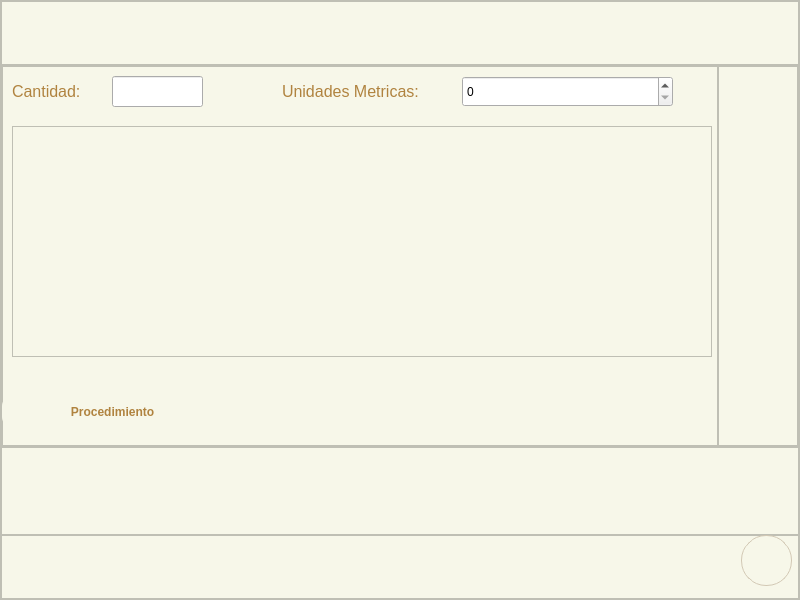
<?xml version="1.0" encoding="UTF-8"?>
<ui version="4.0">
 <class>MainWindow</class>
 <widget class="QMainWindow" name="MainWindow">
  <property name="geometry">
   <rect>
    <x>0</x>
    <y>0</y>
    <width>800</width>
    <height>600</height>
   </rect>
  </property>
  <property name="windowTitle">
   <string>MainWindow</string>
  </property>
  <widget class="QWidget" name="centralwidget">
   <layout class="QVBoxLayout" name="verticalLayout_2">
    <property name="spacing">
     <number>0</number>
    </property>
    <property name="leftMargin">
     <number>0</number>
    </property>
    <property name="topMargin">
     <number>0</number>
    </property>
    <property name="rightMargin">
     <number>0</number>
    </property>
    <property name="bottomMargin">
     <number>0</number>
    </property>
    <item>
     <widget class="QFrame" name="frame">
      <property name="styleSheet">
       <string notr="true">QFrame{
background-color: rgb(247, 247, 233) ;
color: rgb(176, 131, 63);
}
QPushButton{
background-color:#000000ff;
border-radius:25px;
}
QPushButton:hover{
background-color:rgb(230, 225, 210);
border-radius:25px;
}</string>
      </property>
      <property name="frameShape">
       <enum>QFrame::StyledPanel</enum>
      </property>
      <property name="frameShadow">
       <enum>QFrame::Raised</enum>
      </property>
      <layout class="QVBoxLayout" name="verticalLayout" stretch="1,6,1,1">
       <property name="spacing">
        <number>0</number>
       </property>
       <property name="leftMargin">
        <number>0</number>
       </property>
       <property name="topMargin">
        <number>0</number>
       </property>
       <property name="rightMargin">
        <number>0</number>
       </property>
       <property name="bottomMargin">
        <number>0</number>
       </property>
       <item>
        <widget class="QFrame" name="frameTitulo">
         <property name="styleSheet">
          <string notr="true">QFrame{
background-color: rgb(247, 247, 233) ;
color: rgb(176, 131, 63);
}
QPushButton{
background-color:#000000ff;
border-radius:25px;
}
QPushButton:hover{
background-color:rgb(230, 225, 210);
border-radius:25px;
}</string>
         </property>
         <property name="frameShape">
          <enum>QFrame::StyledPanel</enum>
         </property>
         <property name="frameShadow">
          <enum>QFrame::Raised</enum>
         </property>
         <widget class="QPushButton" name="botonSalir">
          <property name="geometry">
           <rect>
            <x>740</x>
            <y>0</y>
            <width>51</width>
            <height>51</height>
           </rect>
          </property>
          <property name="minimumSize">
           <size>
            <width>40</width>
            <height>40</height>
           </size>
          </property>
          <property name="text">
           <string/>
          </property>
          <property name="icon">
           <iconset>
            <normaloff>icono-salir.png</normaloff>icono-salir.png</iconset>
          </property>
         </widget>
         <widget class="QPushButton" name="botonRegresar">
          <property name="geometry">
           <rect>
            <x>690</x>
            <y>0</y>
            <width>51</width>
            <height>51</height>
           </rect>
          </property>
          <property name="minimumSize">
           <size>
            <width>40</width>
            <height>40</height>
           </size>
          </property>
          <property name="text">
           <string/>
          </property>
          <property name="icon">
           <iconset>
            <normaloff>icono-atras.png</normaloff>icono-atras.png</iconset>
          </property>
          <property name="iconSize">
           <size>
            <width>30</width>
            <height>30</height>
           </size>
          </property>
         </widget>
         <widget class="QLabel" name="Titulo">
          <property name="geometry">
           <rect>
            <x>10</x>
            <y>10</y>
            <width>311</width>
            <height>41</height>
           </rect>
          </property>
          <property name="font">
           <font>
            <pointsize>22</pointsize>
           </font>
          </property>
          <property name="text">
           <string/>
          </property>
         </widget>
        </widget>
       </item>
       <item>
        <widget class="QFrame" name="frame_3">
         <property name="styleSheet">
          <string notr="true">QFrame{ background-color: rgb(247, 247, 233) ; }
QRadioButton {
    color: rgb(200, 160, 100);      
}

QRadioButton::indicator {
    width: 14px;
    height: 14px;
    border-radius: 7px;
    border: 2px solid rgb(230, 150, 150);
    background-color: rgb(255, 255, 255);
}

QRadioButton::indicator:checked {
    border: 2px solid rgb(220, 100, 100);
}</string>
         </property>
         <property name="frameShape">
          <enum>QFrame::StyledPanel</enum>
         </property>
         <property name="frameShadow">
          <enum>QFrame::Raised</enum>
         </property>
         <layout class="QHBoxLayout" name="horizontalLayout" stretch="9,1">
          <property name="spacing">
           <number>0</number>
          </property>
          <property name="leftMargin">
           <number>0</number>
          </property>
          <property name="topMargin">
           <number>0</number>
          </property>
          <property name="rightMargin">
           <number>0</number>
          </property>
          <property name="bottomMargin">
           <number>0</number>
          </property>
          <item>
           <widget class="QFrame" name="frameReceta">
            <property name="frameShape">
             <enum>QFrame::StyledPanel</enum>
            </property>
            <property name="frameShadow">
             <enum>QFrame::Raised</enum>
            </property>
            <widget class="QLineEdit" name="lineCantidad">
             <property name="geometry">
              <rect>
               <x>110</x>
               <y>10</y>
               <width>91</width>
               <height>31</height>
              </rect>
             </property>
            </widget>
            <widget class="QLabel" name="labelCantidad">
             <property name="geometry">
              <rect>
               <x>10</x>
               <y>10</y>
               <width>91</width>
               <height>31</height>
              </rect>
             </property>
             <property name="font">
              <font>
               <pointsize>12</pointsize>
              </font>
             </property>
             <property name="text">
              <string>Cantidad:</string>
             </property>
            </widget>
            <widget class="QPushButton" name="infoCantidad">
             <property name="geometry">
              <rect>
               <x>210</x>
               <y>10</y>
               <width>40</width>
               <height>40</height>
              </rect>
             </property>
             <property name="minimumSize">
              <size>
               <width>40</width>
               <height>40</height>
              </size>
             </property>
             <property name="styleSheet">
              <string notr="true">QFrame{
background-color: rgb(247, 247, 233) ;
}
QPushButton{
background-color:#000000ff;
border-radius:25px;
}
QPushButton:hover{
background-color:rgb(230, 225, 210);
border-radius:25px;
}</string>
             </property>
             <property name="text">
              <string/>
             </property>
             <property name="icon">
              <iconset>
               <normaloff>icono-informacion.png</normaloff>icono-informacion.png</iconset>
             </property>
            </widget>
            <widget class="QLabel" name="labelUnidades">
             <property name="geometry">
              <rect>
               <x>280</x>
               <y>10</y>
               <width>181</width>
               <height>31</height>
              </rect>
             </property>
             <property name="font">
              <font>
               <pointsize>12</pointsize>
              </font>
             </property>
             <property name="text">
              <string>Unidades Metricas:</string>
             </property>
            </widget>
            <widget class="QSpinBox" name="metricUnit">
             <property name="geometry">
              <rect>
               <x>460</x>
               <y>10</y>
               <width>211</width>
               <height>31</height>
              </rect>
             </property>
            </widget>
            <widget class="QTextEdit" name="listaIngredientes">
             <property name="geometry">
              <rect>
               <x>10</x>
               <y>60</y>
               <width>700</width>
               <height>231</height>
              </rect>
             </property>
            </widget>
            <widget class="QToolButton" name="toolProcedimiento">
             <property name="geometry">
              <rect>
               <x>0</x>
               <y>330</y>
               <width>221</width>
               <height>31</height>
              </rect>
             </property>
             <property name="styleSheet">
              <string notr="true">
QToolButton {
    background-color: rgb(247,247,233);    
    color: rgb(176, 131, 63);                 
    border-radius: 10px;
    font-weight: bold;
    padding: 6px 12px;
}

QToolButton:hover {
    background-color: rgb(247,247,233);
	color:rgbrgb(247,247,233);
}

QToolButton:pressed, QToolButton:checked {
    background-color: rgb(247,247,233);
    color:(176, 131, 63);
}</string>
             </property>
             <property name="text">
              <string>Procedimiento</string>
             </property>
             <property name="checkable">
              <bool>true</bool>
             </property>
             <property name="checked">
              <bool>true</bool>
             </property>
             <property name="autoRaise">
              <bool>true</bool>
             </property>
            </widget>
            <widget class="QPushButton" name="infoMetric">
             <property name="geometry">
              <rect>
               <x>670</x>
               <y>10</y>
               <width>40</width>
               <height>40</height>
              </rect>
             </property>
             <property name="minimumSize">
              <size>
               <width>40</width>
               <height>40</height>
              </size>
             </property>
             <property name="styleSheet">
              <string notr="true">QFrame{
background-color: rgb(247, 247, 233) ;
}
QPushButton{
background-color:#000000ff;
border-radius:25px;
}
QPushButton:hover{
background-color:rgb(230, 225, 210);
border-radius:25px;
}</string>
             </property>
             <property name="text">
              <string/>
             </property>
             <property name="icon">
              <iconset>
               <normaloff>icono-informacion.png</normaloff>icono-informacion.png</iconset>
             </property>
            </widget>
           </widget>
          </item>
          <item>
           <widget class="QFrame" name="frameBotones">
            <property name="frameShape">
             <enum>QFrame::StyledPanel</enum>
            </property>
            <property name="frameShadow">
             <enum>QFrame::Raised</enum>
            </property>
            <widget class="QPushButton" name="botonEditar">
             <property name="geometry">
              <rect>
               <x>20</x>
               <y>10</y>
               <width>51</width>
               <height>51</height>
              </rect>
             </property>
             <property name="minimumSize">
              <size>
               <width>40</width>
               <height>40</height>
              </size>
             </property>
             <property name="text">
              <string/>
             </property>
             <property name="icon">
              <iconset>
               <normaloff>icono-editar.png</normaloff>icono-editar.png</iconset>
             </property>
             <property name="iconSize">
              <size>
               <width>30</width>
               <height>30</height>
              </size>
             </property>
            </widget>
            <widget class="QPushButton" name="botonCarritoCompras">
             <property name="geometry">
              <rect>
               <x>20</x>
               <y>60</y>
               <width>51</width>
               <height>51</height>
              </rect>
             </property>
             <property name="minimumSize">
              <size>
               <width>40</width>
               <height>40</height>
              </size>
             </property>
             <property name="text">
              <string/>
             </property>
             <property name="icon">
              <iconset>
               <normaloff>icono-carro.png</normaloff>icono-carro.png</iconset>
             </property>
             <property name="iconSize">
              <size>
               <width>35</width>
               <height>35</height>
              </size>
             </property>
            </widget>
            <widget class="QPushButton" name="botonEliminar">
             <property name="geometry">
              <rect>
               <x>20</x>
               <y>110</y>
               <width>51</width>
               <height>51</height>
              </rect>
             </property>
             <property name="minimumSize">
              <size>
               <width>40</width>
               <height>40</height>
              </size>
             </property>
             <property name="text">
              <string/>
             </property>
             <property name="icon">
              <iconset>
               <normaloff>icono-eliminar.png</normaloff>icono-eliminar.png</iconset>
             </property>
             <property name="iconSize">
              <size>
               <width>35</width>
               <height>35</height>
              </size>
             </property>
            </widget>
            <widget class="QPushButton" name="botonAgregar">
             <property name="geometry">
              <rect>
               <x>30</x>
               <y>170</y>
               <width>40</width>
               <height>40</height>
              </rect>
             </property>
             <property name="minimumSize">
              <size>
               <width>40</width>
               <height>40</height>
              </size>
             </property>
             <property name="text">
              <string/>
             </property>
             <property name="icon">
              <iconset>
               <normaloff>icono-agregar.png</normaloff>icono-agregar.png</iconset>
             </property>
             <property name="iconSize">
              <size>
               <width>35</width>
               <height>35</height>
              </size>
             </property>
            </widget>
           </widget>
          </item>
         </layout>
        </widget>
       </item>
       <item>
        <widget class="QFrame" name="frameProcedimient">
         <property name="styleSheet">
          <string notr="true">QFrame{ background-color: rgb(247, 247, 233) ; }
QRadioButton {
    color: rgb(200, 160, 100);      
}

QRadioButton::indicator {
    width: 14px;
    height: 14px;
    border-radius: 7px;
    border: 2px solid rgb(230, 150, 150);
    background-color: rgb(255, 255, 255);
}

QRadioButton::indicator:checked {
    border: 2px solid rgb(220, 100, 100);
}</string>
         </property>
         <property name="frameShape">
          <enum>QFrame::StyledPanel</enum>
         </property>
         <property name="frameShadow">
          <enum>QFrame::Raised</enum>
         </property>
         <layout class="QVBoxLayout" name="verticalLayout_3">
          <item>
           <widget class="QTextEdit" name="textProcedimiento">
            <property name="styleSheet">
             <string notr="true">QTextEdit {
    background: transparent;
    border: none;
    font-size: 14px;
    color: rgb(176, 131, 63);
}
</string>
            </property>
            <property name="frameShape">
             <enum>QFrame::NoFrame</enum>
            </property>
            <property name="readOnly">
             <bool>true</bool>
            </property>
           </widget>
          </item>
         </layout>
        </widget>
       </item>
       <item>
        <widget class="QFrame" name="frameInfo">
         <property name="styleSheet">
          <string notr="true">QFrame {
    background-color: rgb(247, 247, 233);
}
QPushButton {
    background-color: rgb(247, 247, 233);  
    color: rgb(200, 160, 100);                 
    border-radius: 20px;
    padding: 8px 16px;
    font-weight: bold;
    border: 1px solid rgb(210, 200, 180);  
}

QPushButton:hover {
    background-color: rgb(240, 235, 220);  
	color: rgb(230, 225, 210);
}

QPushButton:pressed {
    background-color: rgb(220, 215, 200);  
}</string>
         </property>
         <property name="frameShape">
          <enum>QFrame::StyledPanel</enum>
         </property>
         <property name="frameShadow">
          <enum>QFrame::Raised</enum>
         </property>
         <widget class="QPushButton" name="botonInfo">
          <property name="geometry">
           <rect>
            <x>740</x>
            <y>0</y>
            <width>51</width>
            <height>51</height>
           </rect>
          </property>
          <property name="minimumSize">
           <size>
            <width>40</width>
            <height>40</height>
           </size>
          </property>
          <property name="styleSheet">
           <string notr="true">QFrame{
background-color: rgb(247, 247, 233) ;
}
QPushButton{
background-color:#000000ff;
border-radius:25px;
}
QPushButton:hover{
background-color:rgb(230, 225, 210);
border-radius:25px;
}</string>
          </property>
          <property name="text">
           <string/>
          </property>
          <property name="icon">
           <iconset>
            <normaloff>icono-informacion.png</normaloff>icono-informacion.png</iconset>
          </property>
         </widget>
        </widget>
       </item>
      </layout>
     </widget>
    </item>
   </layout>
  </widget>
 </widget>
 <resources/>
 <connections/>
</ui>
